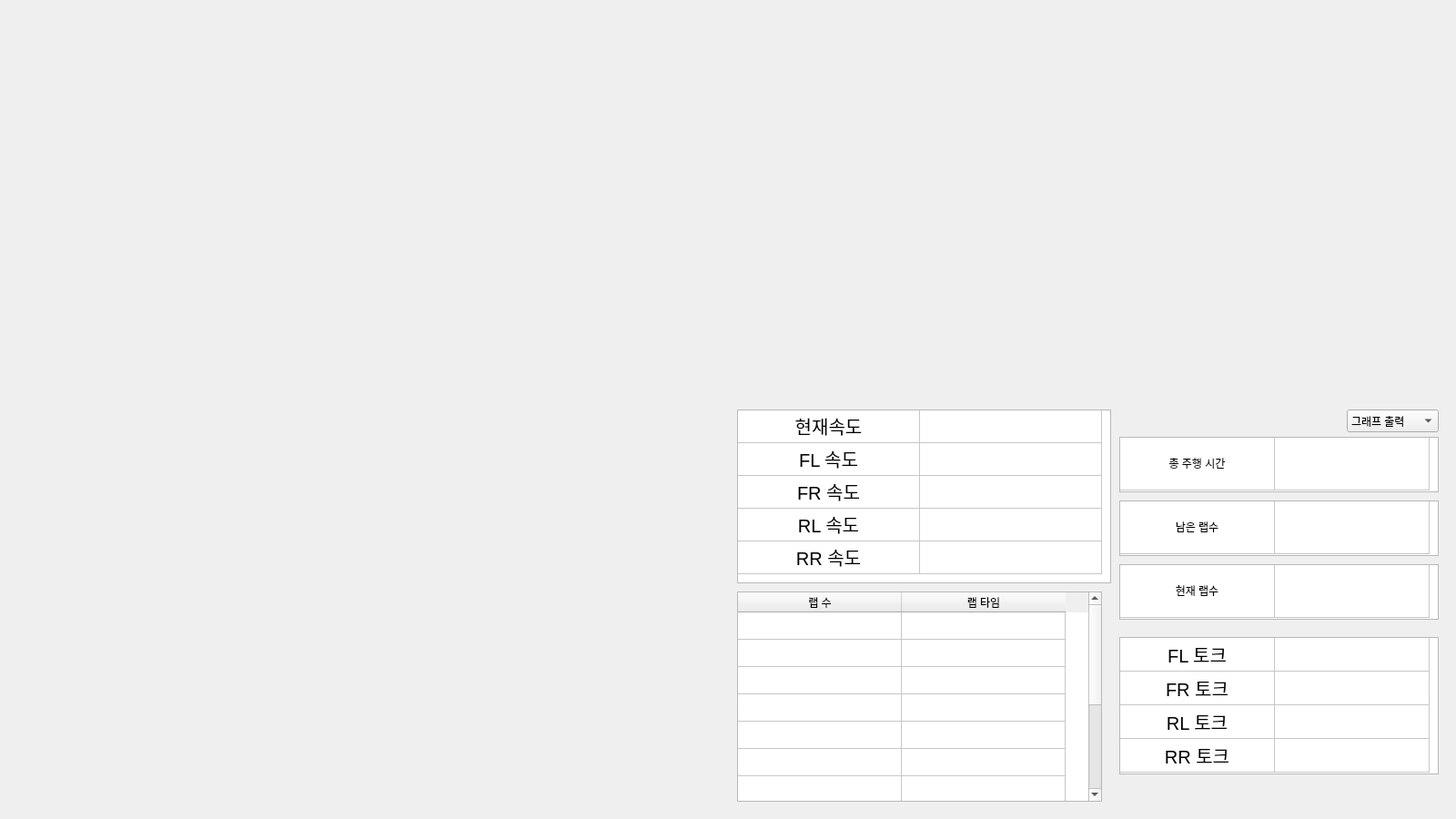
<?xml version="1.0" encoding="UTF-8"?>
<ui version="4.0">
 <class>Dialog</class>
 <widget class="QDialog" name="Dialog">
  <property name="geometry">
   <rect>
    <x>0</x>
    <y>0</y>
    <width>1600</width>
    <height>900</height>
   </rect>
  </property>
  <property name="windowTitle">
   <string>Dialog</string>
  </property>
  <widget class="GraphWidget" name="plotter" native="true">
   <property name="geometry">
    <rect>
     <x>810</x>
     <y>0</y>
     <width>771</width>
     <height>441</height>
    </rect>
   </property>
  </widget>
  <widget class="QTableWidget" name="laps_left">
   <property name="geometry">
    <rect>
     <x>1230</x>
     <y>550</y>
     <width>351</width>
     <height>61</height>
    </rect>
   </property>
   <property name="maximumSize">
    <size>
     <width>530</width>
     <height>61</height>
    </size>
   </property>
   <property name="styleSheet">
    <string notr="true"/>
   </property>
   <attribute name="horizontalHeaderVisible">
    <bool>false</bool>
   </attribute>
   <attribute name="horizontalHeaderDefaultSectionSize">
    <number>170</number>
   </attribute>
   <attribute name="verticalHeaderVisible">
    <bool>false</bool>
   </attribute>
   <attribute name="verticalHeaderDefaultSectionSize">
    <number>58</number>
   </attribute>
   <attribute name="verticalHeaderHighlightSections">
    <bool>true</bool>
   </attribute>
   <row>
    <property name="text">
     <string/>
    </property>
   </row>
   <column>
    <property name="text">
     <string/>
    </property>
   </column>
   <column>
    <property name="text">
     <string/>
    </property>
   </column>
   <item row="0" column="0">
    <property name="text">
     <string>남은 랩수</string>
    </property>
    <property name="textAlignment">
     <set>AlignCenter</set>
    </property>
   </item>
   <item row="0" column="1">
    <property name="text">
     <string/>
    </property>
    <property name="textAlignment">
     <set>AlignCenter</set>
    </property>
   </item>
  </widget>
  <widget class="QTableWidget" name="total_time">
   <property name="geometry">
    <rect>
     <x>1230</x>
     <y>480</y>
     <width>351</width>
     <height>61</height>
    </rect>
   </property>
   <property name="maximumSize">
    <size>
     <width>530</width>
     <height>61</height>
    </size>
   </property>
   <property name="styleSheet">
    <string notr="true"/>
   </property>
   <attribute name="horizontalHeaderVisible">
    <bool>false</bool>
   </attribute>
   <attribute name="horizontalHeaderDefaultSectionSize">
    <number>170</number>
   </attribute>
   <attribute name="verticalHeaderVisible">
    <bool>false</bool>
   </attribute>
   <attribute name="verticalHeaderDefaultSectionSize">
    <number>58</number>
   </attribute>
   <attribute name="verticalHeaderHighlightSections">
    <bool>true</bool>
   </attribute>
   <row>
    <property name="text">
     <string/>
    </property>
   </row>
   <column>
    <property name="text">
     <string/>
    </property>
   </column>
   <column>
    <property name="text">
     <string/>
    </property>
   </column>
   <item row="0" column="0">
    <property name="text">
     <string>총 주행 시간</string>
    </property>
    <property name="textAlignment">
     <set>AlignCenter</set>
    </property>
   </item>
   <item row="0" column="1">
    <property name="text">
     <string/>
    </property>
    <property name="textAlignment">
     <set>AlignCenter</set>
    </property>
   </item>
  </widget>
  <widget class="QComboBox" name="choose_item">
   <property name="geometry">
    <rect>
     <x>1480</x>
     <y>450</y>
     <width>101</width>
     <height>25</height>
    </rect>
   </property>
   <property name="editable">
    <bool>false</bool>
   </property>
   <item>
    <property name="text">
     <string>그래프 출력</string>
    </property>
   </item>
   <item>
    <property name="text">
     <string>쓰로틀</string>
    </property>
   </item>
   <item>
    <property name="text">
     <string>FL 토크</string>
    </property>
   </item>
   <item>
    <property name="text">
     <string>FR 토크</string>
    </property>
   </item>
   <item>
    <property name="text">
     <string>RL 토크</string>
    </property>
   </item>
   <item>
    <property name="text">
     <string>RR 토크</string>
    </property>
   </item>
   <item>
    <property name="text">
     <string>차량 속도</string>
    </property>
   </item>
   <item>
    <property name="text">
     <string>FL 속도</string>
    </property>
   </item>
   <item>
    <property name="text">
     <string>FR 속도</string>
    </property>
   </item>
   <item>
    <property name="text">
     <string>RL 속도</string>
    </property>
   </item>
   <item>
    <property name="text">
     <string>RR 속도</string>
    </property>
   </item>
   <item>
    <property name="text">
     <string>Clear</string>
    </property>
   </item>
  </widget>
  <widget class="QTableWidget" name="velocity_table">
   <property name="geometry">
    <rect>
     <x>810</x>
     <y>450</y>
     <width>411</width>
     <height>191</height>
    </rect>
   </property>
   <property name="font">
    <font>
     <pointsize>15</pointsize>
    </font>
   </property>
   <property name="showGrid">
    <bool>true</bool>
   </property>
   <attribute name="horizontalHeaderVisible">
    <bool>false</bool>
   </attribute>
   <attribute name="horizontalHeaderCascadingSectionResizes">
    <bool>true</bool>
   </attribute>
   <attribute name="horizontalHeaderDefaultSectionSize">
    <number>200</number>
   </attribute>
   <attribute name="verticalHeaderVisible">
    <bool>false</bool>
   </attribute>
   <attribute name="verticalHeaderCascadingSectionResizes">
    <bool>true</bool>
   </attribute>
   <attribute name="verticalHeaderDefaultSectionSize">
    <number>36</number>
   </attribute>
   <row>
    <property name="text">
     <string/>
    </property>
   </row>
   <row>
    <property name="text">
     <string/>
    </property>
   </row>
   <row>
    <property name="text">
     <string/>
    </property>
   </row>
   <row>
    <property name="text">
     <string/>
    </property>
   </row>
   <row>
    <property name="text">
     <string/>
    </property>
   </row>
   <column>
    <property name="text">
     <string/>
    </property>
   </column>
   <column>
    <property name="text">
     <string/>
    </property>
   </column>
   <item row="0" column="0">
    <property name="text">
     <string>현재속도</string>
    </property>
    <property name="textAlignment">
     <set>AlignCenter</set>
    </property>
   </item>
   <item row="0" column="1">
    <property name="text">
     <string/>
    </property>
    <property name="textAlignment">
     <set>AlignCenter</set>
    </property>
   </item>
   <item row="1" column="0">
    <property name="text">
     <string>FL 속도</string>
    </property>
    <property name="textAlignment">
     <set>AlignCenter</set>
    </property>
   </item>
   <item row="1" column="1">
    <property name="text">
     <string/>
    </property>
    <property name="textAlignment">
     <set>AlignCenter</set>
    </property>
   </item>
   <item row="2" column="0">
    <property name="text">
     <string>FR 속도</string>
    </property>
    <property name="textAlignment">
     <set>AlignCenter</set>
    </property>
   </item>
   <item row="2" column="1">
    <property name="text">
     <string/>
    </property>
    <property name="textAlignment">
     <set>AlignCenter</set>
    </property>
   </item>
   <item row="3" column="0">
    <property name="text">
     <string>RL 속도</string>
    </property>
    <property name="textAlignment">
     <set>AlignCenter</set>
    </property>
   </item>
   <item row="3" column="1">
    <property name="text">
     <string/>
    </property>
    <property name="textAlignment">
     <set>AlignCenter</set>
    </property>
   </item>
   <item row="4" column="0">
    <property name="text">
     <string>RR 속도</string>
    </property>
    <property name="textAlignment">
     <set>AlignCenter</set>
    </property>
   </item>
   <item row="4" column="1">
    <property name="text">
     <string/>
    </property>
    <property name="textAlignment">
     <set>AlignCenter</set>
    </property>
   </item>
  </widget>
  <widget class="QTableWidget" name="lap_count">
   <property name="geometry">
    <rect>
     <x>1230</x>
     <y>620</y>
     <width>351</width>
     <height>61</height>
    </rect>
   </property>
   <property name="maximumSize">
    <size>
     <width>530</width>
     <height>61</height>
    </size>
   </property>
   <property name="styleSheet">
    <string notr="true"/>
   </property>
   <attribute name="horizontalHeaderVisible">
    <bool>false</bool>
   </attribute>
   <attribute name="horizontalHeaderDefaultSectionSize">
    <number>170</number>
   </attribute>
   <attribute name="verticalHeaderVisible">
    <bool>false</bool>
   </attribute>
   <attribute name="verticalHeaderDefaultSectionSize">
    <number>58</number>
   </attribute>
   <attribute name="verticalHeaderHighlightSections">
    <bool>true</bool>
   </attribute>
   <row>
    <property name="text">
     <string/>
    </property>
   </row>
   <column>
    <property name="text">
     <string/>
    </property>
   </column>
   <column>
    <property name="text">
     <string/>
    </property>
   </column>
   <item row="0" column="0">
    <property name="text">
     <string>현재 랩수</string>
    </property>
    <property name="textAlignment">
     <set>AlignCenter</set>
    </property>
   </item>
   <item row="0" column="1">
    <property name="text">
     <string/>
    </property>
    <property name="textAlignment">
     <set>AlignCenter</set>
    </property>
   </item>
  </widget>
  <widget class="QTableWidget" name="torque_table">
   <property name="geometry">
    <rect>
     <x>1230</x>
     <y>700</y>
     <width>351</width>
     <height>151</height>
    </rect>
   </property>
   <property name="font">
    <font>
     <pointsize>15</pointsize>
    </font>
   </property>
   <attribute name="horizontalHeaderVisible">
    <bool>false</bool>
   </attribute>
   <attribute name="horizontalHeaderDefaultSectionSize">
    <number>170</number>
   </attribute>
   <attribute name="verticalHeaderVisible">
    <bool>false</bool>
   </attribute>
   <attribute name="verticalHeaderDefaultSectionSize">
    <number>37</number>
   </attribute>
   <row>
    <property name="text">
     <string/>
    </property>
   </row>
   <row>
    <property name="text">
     <string/>
    </property>
   </row>
   <row>
    <property name="text">
     <string/>
    </property>
   </row>
   <row>
    <property name="text">
     <string/>
    </property>
   </row>
   <column>
    <property name="text">
     <string/>
    </property>
   </column>
   <column>
    <property name="text">
     <string/>
    </property>
   </column>
   <item row="0" column="0">
    <property name="text">
     <string>FL 토크</string>
    </property>
    <property name="textAlignment">
     <set>AlignCenter</set>
    </property>
   </item>
   <item row="0" column="1">
    <property name="text">
     <string/>
    </property>
    <property name="textAlignment">
     <set>AlignCenter</set>
    </property>
   </item>
   <item row="1" column="0">
    <property name="text">
     <string>FR 토크</string>
    </property>
    <property name="textAlignment">
     <set>AlignCenter</set>
    </property>
   </item>
   <item row="2" column="0">
    <property name="text">
     <string>RL 토크</string>
    </property>
    <property name="textAlignment">
     <set>AlignCenter</set>
    </property>
   </item>
   <item row="2" column="1">
    <property name="text">
     <string/>
    </property>
    <property name="textAlignment">
     <set>AlignCenter</set>
    </property>
   </item>
   <item row="3" column="0">
    <property name="text">
     <string>RR 토크</string>
    </property>
    <property name="textAlignment">
     <set>AlignCenter</set>
    </property>
   </item>
   <item row="3" column="1">
    <property name="text">
     <string/>
    </property>
    <property name="textAlignment">
     <set>AlignCenter</set>
    </property>
   </item>
  </widget>
  <widget class="QTableWidget" name="laptimerlap">
   <property name="geometry">
    <rect>
     <x>810</x>
     <y>650</y>
     <width>401</width>
     <height>231</height>
    </rect>
   </property>
   <attribute name="horizontalHeaderDefaultSectionSize">
    <number>180</number>
   </attribute>
   <attribute name="verticalHeaderVisible">
    <bool>false</bool>
   </attribute>
   <attribute name="verticalHeaderDefaultSectionSize">
    <number>30</number>
   </attribute>
   <attribute name="verticalHeaderHighlightSections">
    <bool>false</bool>
   </attribute>
   <row>
    <property name="text">
     <string>New Row</string>
    </property>
   </row>
   <row>
    <property name="text">
     <string>New Row</string>
    </property>
   </row>
   <row>
    <property name="text">
     <string>New Row</string>
    </property>
   </row>
   <row>
    <property name="text">
     <string>New Row</string>
    </property>
   </row>
   <row>
    <property name="text">
     <string>New Row</string>
    </property>
   </row>
   <row>
    <property name="text">
     <string>New Row</string>
    </property>
   </row>
   <row>
    <property name="text">
     <string>New Row</string>
    </property>
   </row>
   <row>
    <property name="text">
     <string>New Row</string>
    </property>
   </row>
   <row>
    <property name="text">
     <string>New Row</string>
    </property>
   </row>
   <row>
    <property name="text">
     <string>New Row</string>
    </property>
   </row>
   <row>
    <property name="text">
     <string>New Row</string>
    </property>
   </row>
   <column>
    <property name="text">
     <string>랩 수</string>
    </property>
   </column>
   <column>
    <property name="text">
     <string>랩 타임</string>
    </property>
   </column>
   <item row="0" column="0">
    <property name="text">
     <string/>
    </property>
    <property name="textAlignment">
     <set>AlignCenter</set>
    </property>
   </item>
   <item row="1" column="0">
    <property name="text">
     <string/>
    </property>
    <property name="textAlignment">
     <set>AlignCenter</set>
    </property>
   </item>
   <item row="2" column="0">
    <property name="text">
     <string/>
    </property>
    <property name="textAlignment">
     <set>AlignCenter</set>
    </property>
   </item>
   <item row="3" column="0">
    <property name="text">
     <string/>
    </property>
    <property name="textAlignment">
     <set>AlignCenter</set>
    </property>
   </item>
   <item row="4" column="0">
    <property name="text">
     <string/>
    </property>
    <property name="textAlignment">
     <set>AlignCenter</set>
    </property>
   </item>
   <item row="5" column="0">
    <property name="text">
     <string/>
    </property>
    <property name="textAlignment">
     <set>AlignCenter</set>
    </property>
   </item>
   <item row="6" column="0">
    <property name="text">
     <string/>
    </property>
    <property name="textAlignment">
     <set>AlignCenter</set>
    </property>
   </item>
   <item row="7" column="0">
    <property name="text">
     <string/>
    </property>
    <property name="textAlignment">
     <set>AlignCenter</set>
    </property>
   </item>
   <item row="8" column="0">
    <property name="text">
     <string/>
    </property>
    <property name="textAlignment">
     <set>AlignCenter</set>
    </property>
   </item>
   <item row="9" column="0">
    <property name="text">
     <string/>
    </property>
    <property name="textAlignment">
     <set>AlignCenter</set>
    </property>
   </item>
   <item row="10" column="0">
    <property name="text">
     <string/>
    </property>
    <property name="textAlignment">
     <set>AlignCenter</set>
    </property>
   </item>
  </widget>
  <widget class="Monitor" name="live_monitor" native="true">
   <property name="geometry">
    <rect>
     <x>0</x>
     <y>0</y>
     <width>800</width>
     <height>900</height>
    </rect>
   </property>
  </widget>
 </widget>
 <customwidgets>
  <customwidget>
   <class>GraphWidget</class>
   <extends>QWidget</extends>
   <header location="global">graphWidget</header>
   <container>1</container>
  </customwidget>
  <customwidget>
   <class>Monitor</class>
   <extends>QWidget</extends>
   <header location="global">monitor</header>
   <container>1</container>
  </customwidget>
 </customwidgets>
 <resources/>
 <connections/>
</ui>
